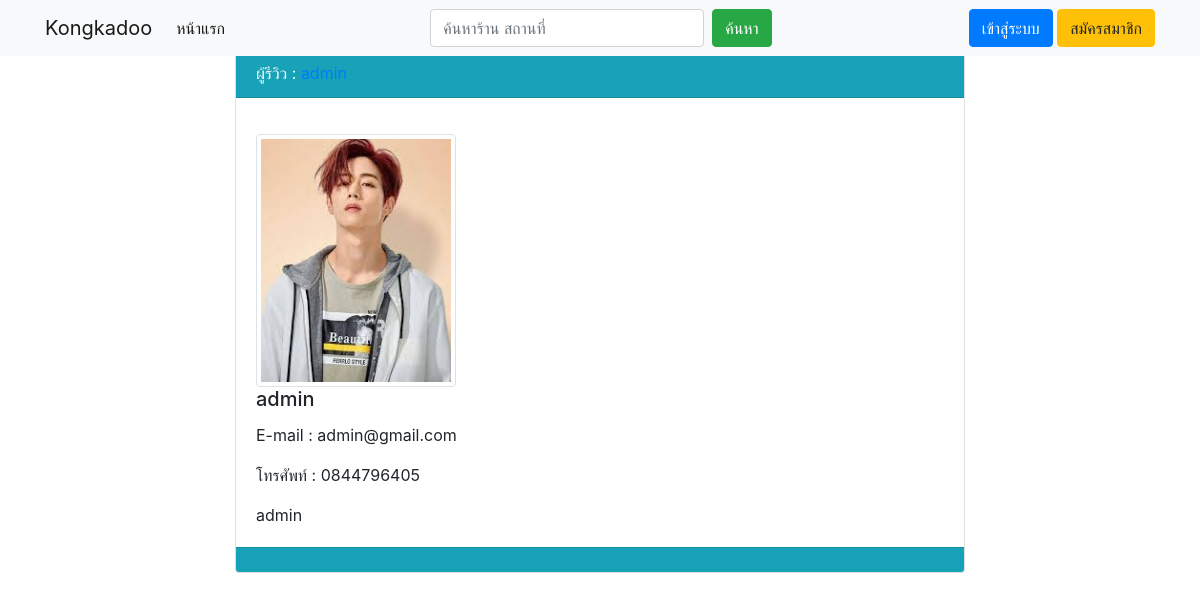
The page /member_profile.php?idmember=admin on the database its author committed.
### tables this page shows
CREATE TABLE `member` (
  `idmember` int(11) NOT NULL,
  `username` varchar(255) NOT NULL,
  `password` varchar(255) NOT NULL,
  `fullname` varchar(255) NOT NULL,
  `email` varchar(255) NOT NULL,
  `phone` varchar(10) NOT NULL,
  `address` varchar(255) NOT NULL,
  `pic` varchar(255) NOT NULL
);

### member_profile.php (the view, shortened to what this page needs)
<?php session_start();
include 'header.php';
if (isset($_GET['idmember'])) {
    $idmember = $_GET['idmember'];
    $sql = 'SELECT * from member WHERE username="' . $idmember . '"';
    $result = mysql_query($sql) or die(mysql_error());
    $row = mysql_fetch_array($result);
}
?>
<div class="container">
    <div class="row">
        <div class="col-sm col-md col-lg col-xl">
            <nav class="navbar navbar-expand-lg fixed-top navbar-light bg-light">
                <div class="container">
                    <a class="navbar-brand" href="index.php">Kongkadoo</a>
                    <div class="collapse navbar-collapse" id="navbarSupportedContent">
                        <ul class="navbar-nav mr-auto">
                            <li class="nav-item active">
                                <a class="nav-link" href="index.php">หน้าแรก <span class="sr-only">(current)</span></a>
                            </li>
                        </ul>
                        <form id="formsearch" name="formsearch" method="post" action="search_file.php"
                            class="form-inline my-4 my-lg-0">
                            <input name="search" type="text" id="search" required class="form-control mr-sm-2"
                                placeholder="ค้นหาร้าน สถานที่" />
                            <button class="btn btn-success my-2 my-sm-0" type="submit">ค้นหา</button>
                        </form>
                        <ul class="navbar-nav ml-auto">
                            <?php if (isset($_SESSION['id'])) {?>
                            <li class="nav-item">
                                <span class="navbar-text">
                                    <?php echo "ยินดีต้อนรับคุณ : " . $_SESSION['fullname']; ?>
                                </span>
                            </li>
                            <li class="nav-item">
                                <a class="nav-link" href=""><img src="Image/<?php echo $_SESSION['pic']; ?>" alt=""
                                        width="25" height="25"> <span class="sr-only">(current)</span></a>
                            </li>
                            <li class="nav-item">
                                <a class="nav-link" href="logout.php">ออกจากระบบ <span
                                        class="sr-only">(current)</span></a>
                            </li>
                            <?php } else {?>
                            <li class="nav-item">
                                <a class="btn btn-primary" href="login.php">เข้าสู่ระบบ</a>
                                <a class="btn btn-warning" href="register.php">สมัครสมาชิก</a>
                            </li>
                            <?php }?>
                        </ul>
                    </div>
                </div>
            </nav>
        </div>
    </div>
</div>
<br>
<br>
<div class="container">
    <div class="row">
        <div class="col-2"></div>
        <div class="col-8">
            <div class="card">
                <div class="card-header text-white bg-info mb-3">
                    <?php echo "ผู้รีวิว : <a href='member_profile.php?idmember=" . $row['username'] . "'>" . $row['username'] . "</a>" ?>
                </div>
                <div class="card-body">
                    <img width="200" height="200" src="Image/<?php echo $row['pic']; ?>" alt="..."
                        class="img-thumbnail">
                    <h5 class="card-title"><?php echo $row['fullname'] ?></h5>
                    <p class="card-text">
                        <?php echo "E-mail : " . $row['email'] ?></p>
                    <p class="card-text"><?php echo "โทรศัพท์ : " . $row['phone'] ?></p>
                    <p class="card-text"><?php echo $row['address'] ?></p>
                </div>
                <div class="card-footer text-white bg-info">
                </div>
            </div>
        </div>
    </div>
</div>
<?php mysql_close($conn);
include 'footer.php';
?>

### rows shown on the page
member: username "admin", pic (picture), fullname "admin", email "admin@gmail.com", phone "0844796405", address "admin"
